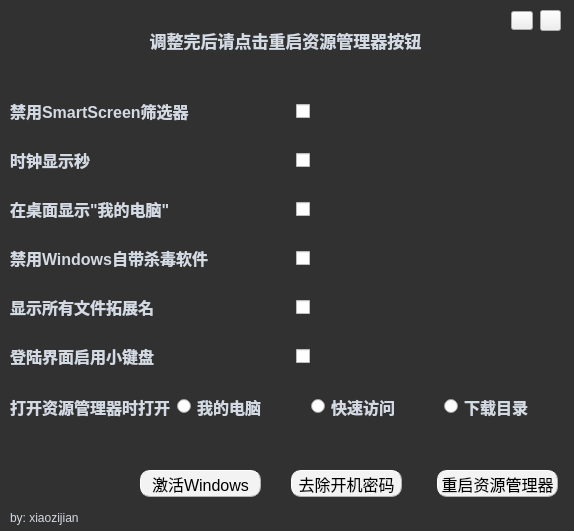
<?xml version="1.0" encoding="UTF-8"?>
<ui version="4.0">
 <class>MainWindow</class>
 <widget class="QMainWindow" name="MainWindow">
  <property name="geometry">
   <rect>
    <x>0</x>
    <y>0</y>
    <width>574</width>
    <height>531</height>
   </rect>
  </property>
  <property name="minimumSize">
   <size>
    <width>574</width>
    <height>531</height>
   </size>
  </property>
  <property name="windowTitle">
   <string>MainWindow</string>
  </property>
  <property name="windowIcon">
   <iconset resource="activate.qrc">
    <normaloff>:/icon/C:/Users/a9149/Desktop/icon.png</normaloff>:/icon/C:/Users/a9149/Desktop/icon.png</iconset>
  </property>
  <property name="styleSheet">
   <string notr="true">/*
ManjaroMix Style Sheet for QT Applications
Author: Jaime A. Quiroga P.
Company: GTRONICK
Last updated: 25/02/2020, 15:42.
Available at: https://github.com/GTRONICK/QSS/blob/master/ManjaroMix.qss
*/

QMainWindow {
	background-color: rgb(49, 49, 49);
	border-radius:20px;

}
QMessageBox {
    background-color: rgb(49, 49, 49);
	border-radius:20px;
}

QMessageBox QLabel {
    color: #d3dae3;
}
QCalendar {
	background-color: rgb(49, 49, 49);
}
QTextEdit {
	border-width: 1px;
	border-style: solid;
	border-color: #4fa08b;
	background-color: #222b2e;
	color: #d3dae3;
}
QPlainTextEdit {
	border-width: 1px;
	border-style: solid;
	border-color: #4fa08b;
	background-color: #222b2e;
	color: #d3dae3;
}
QToolButton {
	border-style: solid;
	border-top-color: qlineargradient(spread:pad, x1:0.5, y1:1, x2:0.5, y2:0, stop:0 rgb(215, 215, 215), stop:1 rgb(222, 222, 222));
	border-right-color: qlineargradient(spread:pad, x1:0, y1:0.5, x2:1, y2:0.5, stop:0 rgb(217, 217, 217), stop:1 rgb(227, 227, 227));
	border-left-color: qlineargradient(spread:pad, x1:0, y1:0.5, x2:1, y2:0.5, stop:0 rgb(227, 227, 227), stop:1 rgb(217, 217, 217));
	border-bottom-color: qlineargradient(spread:pad, x1:0.5, y1:1, x2:0.5, y2:0, stop:0 rgb(215, 215, 215), stop:1 rgb(222, 222, 222));
	border-width: 1px;
	border-radius: 5px;
	color: #d3dae3;
	padding: 2px;
	background-color: rgb(255,255,255);
}
QToolButton:hover{
	border-style: solid;
	border-top-color: qlineargradient(spread:pad, x1:0.5, y1:1, x2:0.5, y2:0, stop:0 rgb(195, 195, 195), stop:1 rgb(222, 222, 222));
	border-right-color: qlineargradient(spread:pad, x1:0, y1:0.5, x2:1, y2:0.5, stop:0 rgb(197, 197, 197), stop:1 rgb(227, 227, 227));
	border-left-color: qlineargradient(spread:pad, x1:0, y1:0.5, x2:1, y2:0.5, stop:0 rgb(227, 227, 227), stop:1 rgb(197, 197, 197));
	border-bottom-color: qlineargradient(spread:pad, x1:0.5, y1:1, x2:0.5, y2:0, stop:0 rgb(195, 195, 195), stop:1 rgb(222, 222, 222));
	border-width: 1px;
	border-radius: 5px;
	color: rgb(0,0,0);
	padding: 2px;
	background-color: rgb(255,255,255);
}
QToolButton:pressed{
	border-style: solid;
	border-top-color: qlineargradient(spread:pad, x1:0.5, y1:1, x2:0.5, y2:0, stop:0 rgb(215, 215, 215), stop:1 rgb(222, 222, 222));
	border-right-color: qlineargradient(spread:pad, x1:0, y1:0.5, x2:1, y2:0.5, stop:0 rgb(217, 217, 217), stop:1 rgb(227, 227, 227));
	border-left-color: qlineargradient(spread:pad, x1:0, y1:0.5, x2:1, y2:0.5, stop:0 rgb(227, 227, 227), stop:1 rgb(217, 217, 217));
	border-bottom-color: qlineargradient(spread:pad, x1:0.5, y1:1, x2:0.5, y2:0, stop:0 rgb(215, 215, 215), stop:1 rgb(222, 222, 222));
	border-width: 1px;
	border-radius: 5px;
	color: rgb(0,0,0);
	padding: 2px;
	background-color: rgb(142,142,142);
}

QLineEdit {
	border-width: 1px;
	border-style: solid;
	border-color: #4fa08b;
	background-color: #222b2e;
	color: #d3dae3;
}
QLabel {
	color: #d3dae3;
}
QLCDNumber {
	color: #4d9b87;
}
QProgressBar {
	text-align: center;
	color: #d3dae3;
	border-radius: 10px;
	border-color: transparent;
	border-style: solid;
	background-color: #52595d;
}
QProgressBar::chunk {
	background-color: #214037	;
	border-radius: 10px;
}
QMenuBar {
	background-color: rgb(49, 49, 49);
}
QMenuBar::item {
	color: #d3dae3;
  	spacing: 3px;
  	padding: 1px 4px;
	background-color: rgb(49, 49, 49);
}

QMenuBar::item:selected {
  	background-color: #252a2e;
	color: #FFFFFF;
}
QMenu {
	background-color: rgb(49, 49, 49);
}
QMenu::item:selected {
	background-color: #252a2e;
	color: #FFFFFF;
}
QMenu::item {
	color: #d3dae3;
	background-color: rgb(49, 49, 49);
}
QTabWidget {
	color:rgb(0,0,0);
	background-color:#000000;
}
QTabWidget::pane {
		border-color: #050a0e;
		background-color: #1e282c;
		border-style: solid;
		border-width: 1px;
    	border-bottom-left-radius: 4px;
		border-bottom-right-radius: 4px;
}
QTabBar::tab:first {
	border-style: solid;
	border-left-width:1px;
	border-right-width:0px;
	border-top-width:1px;
	border-bottom-width:0px;
	border-top-color: #050a0e;
	border-left-color: #050a0e;
	border-bottom-color: #050a0e;
	border-top-left-radius: 4px;
	color: #d3dae3;
	padding: 3px;
	margin-left:0px;
	background-color: rgb(49, 49, 49);
}
QTabBar::tab:last {
	border-style: solid;
	border-top-width:1px;
	border-left-width:1px;
	border-right-width:1px;
	border-bottom-width:0px;
	border-color: #050a0e;
	border-top-right-radius: 4px;
	color: #d3dae3;
	padding: 3px;
	margin-left:0px;
	background-color: rgb(49, 49, 49);
}
QTabBar::tab {
	border-style: solid;
	border-top-width:1px;
	border-bottom-width:0px;
	border-left-width:1px;
	border-top-color: #050a0e;
	border-left-color: #050a0e;
	border-bottom-color: #050a0e;
	color: #d3dae3;
	padding: 3px;
	margin-left:0px;
	background-color: rgb(49, 49, 49);
}
QTabBar::tab:selected, QTabBar::tab:last:selected, QTabBar::tab:hover {
  	border-style: solid;
  	border-left-width:1px;
	border-bottom-width:0px;
	border-right-color: transparent;
	border-top-color: #050a0e;
	border-left-color: #050a0e;
	border-bottom-color: #050a0e;
	color: #FFFFFF;
	padding: 3px;
	margin-left:0px;
	background-color: #1e282c;
}

QTabBar::tab:selected, QTabBar::tab:first:selected, QTabBar::tab:hover {
  	border-style: solid;
  	border-left-width:1px;
  	border-bottom-width:0px;
  	border-top-width:1px;
	border-right-color: transparent;
	border-top-color: #050a0e;
	border-left-color: #050a0e;
	border-bottom-color: #050a0e;
	color: #FFFFFF;
	padding: 3px;
	margin-left:0px;
	background-color: #1e282c;
}

QCheckBox {
	color: #d3dae3;
	padding: 2px;
}
QCheckBox:disabled {
	color: #808086;
	padding: 2px;
}

QCheckBox:hover {
   	width: 80px;
    height: 35px;
	border-radius:4px;
	border-style:solid;
	padding-left: 1px;
	padding-right: 1px;
	padding-bottom: 1px;
	padding-top: 1px;
	border-width:1px;
	border-color: transparent;
}
QCheckBox::indicator:checked {
	border-image: url(:/icon/C:/Users/a9149/Desktop/On.png);
	width: 80px;
    height: 35px;
}
QCheckBox::indicator:unchecked {
	border-image: url(:/icon/C:/Users/a9149/Desktop/Off.png);
	width: 80px;
    height: 35px;
}
QRadioButton {
	color: #d3dae3;
	padding: 1px;
}
QRadioButton::indicator:checked {
	border-image: url(:/icon/C:/Users/a9149/Desktop/selected.png);
	height: 50px;
	width: 48px;
	
}
QRadioButton::indicator:!checked {
	border-image: url(:/icon/C:/Users/a9149/Desktop/deselected.png);
	height: 50px;
	width: 48px;
}
QStatusBar {
	color:#027f7f;
}
QSpinBox {
	color: #d3dae3;
	background-color: #222b2e;
	border-width: 1px;
	border-style: solid;
	border-color: #4fa08b;
}
QDoubleSpinBox {
	color: #d3dae3;
	background-color: #222b2e;
	border-width: 1px;
	border-style: solid;
	border-color: #4fa08b;
}
QTimeEdit {
	color: #d3dae3;
	background-color: #222b2e;
	border-width: 1px;
	border-style: solid;
	border-color: #4fa08b;
}
QDateTimeEdit {
	color: #d3dae3;
	background-color: #222b2e;
	border-width: 1px;
	border-style: solid;
	border-color: #4fa08b;
}
QDateEdit {
	color: #d3dae3;
	background-color: #222b2e;
	border-width: 1px;
	border-style: solid;
	border-color: #4fa08b;
}
QFontComboBox {
	color: #d3dae3;
	background-color: #222b2e;
	border-width: 1px;
	border-style: solid;
	border-color: #4fa08b;
}
QComboBox {
	color: #d3dae3;
	background-color: #222b2e;
	border-width: 1px;
	border-style: solid;
	border-color: #4fa08b;
}

QDial {
	background: #16a085;
}

QToolBox {
	color: #a9b7c6;
	background-color: #222b2e;
}
QToolBox::tab {
	color: #a9b7c6;
	background-color:#222b2e;
}
QToolBox::tab:selected {
	color: #FFFFFF;
	background-color:#222b2e;
}
QScrollArea {
	color: #FFFFFF;
	background-color:#222b2e;
}
QSlider::groove:horizontal {
	height: 5px;
	background-color: #52595d;
}
QSlider::groove:vertical {
	width: 5px;
	background-color: #52595d;
}
QSlider::handle:horizontal {
	background: #1a2224;
	border-style: solid;
	border-width: 1px;
	border-color: rgb(207,207,207);
	width: 12px;
	margin: -5px 0;
	border-radius: 7px;
}
QSlider::handle:vertical {
	background: #1a2224;
	border-style: solid;
	border-width: 1px;
	border-color: rgb(207,207,207);
	height: 12px;
	margin: 0 -5px;
	border-radius: 7px;
}
QSlider::add-page:horizontal {
    background: #52595d;
}
QSlider::add-page:vertical {
    background: #52595d;
}
QSlider::sub-page:horizontal {
    background-color: #15433a;
}
QSlider::sub-page:vertical {
    background-color: #15433a;
}
QScrollBar:horizontal {
	max-height: 10px;
	border: 1px transparent grey;
	margin: 0px 20px 0px 20px;
	background: transparent;
}
QScrollBar:vertical {
	max-width: 10px;
	border: 1px transparent grey;
	margin: 20px 0px 20px 0px;
	background: transparent;
}
QScrollBar::handle:horizontal {
	background: #52595d;
	border-style: transparent;
	border-radius: 4px;
	min-width: 25px;
}
QScrollBar::handle:horizontal:hover {
	background: #58a492;
	border-style: transparent;
	border-radius: 4px;
	min-width: 25px;
}
QScrollBar::handle:vertical {
	background: #52595d;
	border-style: transparent;
	border-radius: 4px;
	min-height: 25px;
}
QScrollBar::handle:vertical:hover {
	background: #58a492;
	border-style: transparent;
	border-radius: 4px;
	min-height: 25px;
}
QScrollBar::add-line:horizontal {
   border: 2px transparent grey;
   border-top-right-radius: 4px;
   border-bottom-right-radius: 4px;
   background: #15433a;
   width: 20px;
   subcontrol-position: right;
   subcontrol-origin: margin;
}
QScrollBar::add-line:horizontal:pressed {
   border: 2px transparent grey;
   border-top-right-radius: 4px;
   border-bottom-right-radius: 4px;
   background: rgb(181,181,181);
   width: 20px;
   subcontrol-position: right;
   subcontrol-origin: margin;
}
QScrollBar::add-line:vertical {
   border: 2px transparent grey;
   border-bottom-left-radius: 4px;
   border-bottom-right-radius: 4px;
   background: #15433a;
   height: 20px;
   subcontrol-position: bottom;
   subcontrol-origin: margin;
}
QScrollBar::add-line:vertical:pressed {
   border: 2px transparent grey;
   border-bottom-left-radius: 4px;
   border-bottom-right-radius: 4px;
   background: rgb(181,181,181);
   height: 20px;
   subcontrol-position: bottom;
   subcontrol-origin: margin;
}
QScrollBar::sub-line:horizontal {
   border: 2px transparent grey;
   border-top-left-radius: 4px;
   border-bottom-left-radius: 4px;
   background: #15433a;
   width: 20px;
   subcontrol-position: left;
   subcontrol-origin: margin;
}
QScrollBar::sub-line:horizontal:pressed {
   border: 2px transparent grey;
   border-top-left-radius: 4px;
   border-bottom-left-radius: 4px;
   background: rgb(181,181,181);
   width: 20px;
   subcontrol-position: left;
   subcontrol-origin: margin;
}
QScrollBar::sub-line:vertical {
   border: 2px transparent grey;
   border-top-left-radius: 4px;
   border-top-right-radius: 4px;
   background: #15433a;
   height: 20px;
   subcontrol-position: top;
   subcontrol-origin: margin;
}
QScrollBar::sub-line:vertical:pressed {
   border: 2px transparent grey;
   border-top-left-radius: 4px;
   border-top-right-radius: 4px;
   background: rgb(181,181,181);
   height: 20px;
   subcontrol-position: top;
   subcontrol-origin: margin;
}

QScrollBar::add-page:horizontal, QScrollBar::sub-page:horizontal {
   background: none;
}
QScrollBar::add-page:vertical, QScrollBar::sub-page:vertical {
   background: none;
}</string>
  </property>
  <widget class="QWidget" name="centralwidget">
   <widget class="QPushButton" name="pushButton">
    <property name="geometry">
     <rect>
      <x>437</x>
      <y>470</y>
      <width>121</width>
      <height>27</height>
     </rect>
    </property>
    <property name="font">
     <font>
      <pointsize>12</pointsize>
     </font>
    </property>
    <property name="styleSheet">
     <string notr="true">QPushButton {
	
    border: 1px solid #B0B0B0;
    border-radius: 10px;
	background-color: rgb(243, 243, 243);
    padding: 1px 4px;
    min-width: 50px;
    min-height: 16px;
	border-style:outset;  
	color:rgb(0, 0, 0)
}

QPushButton:hover{
    background-color: #8BF;
    border-color: #59F;
}

QPushButton:pressed
{
    border-width: 1px;      
    background-color: #59F;
    border-color: #B0B0B0;
	border-style:inset;
}

QPushButton:focus, QPushButton:default {
    border-color: #EA2; /* make the default button prominent */
}</string>
    </property>
    <property name="text">
     <string>重启资源管理器</string>
    </property>
   </widget>
   <widget class="QWidget" name="layoutWidget">
    <property name="geometry">
     <rect>
      <x>10</x>
      <y>80</y>
      <width>561</width>
      <height>361</height>
     </rect>
    </property>
    <property name="font">
     <font>
      <pointsize>12</pointsize>
     </font>
    </property>
    <layout class="QVBoxLayout" name="verticalLayout">
     <item>
      <layout class="QHBoxLayout" name="horizontalLayout">
       <item>
        <widget class="QLabel" name="label_5">
         <property name="font">
          <font>
           <pointsize>12</pointsize>
           <bold>true</bold>
          </font>
         </property>
         <property name="toolTip">
          <string>&lt;html&gt;&lt;head/&gt;&lt;body&gt;&lt;p&gt;浏览器将不再阻止你下载任何文件&lt;/p&gt;&lt;/body&gt;&lt;/html&gt;</string>
         </property>
         <property name="text">
          <string>禁用SmartScreen筛选器</string>
         </property>
        </widget>
       </item>
       <item>
        <widget class="QCheckBox" name="checkBox_4">
         <property name="font">
          <font>
           <pointsize>12</pointsize>
          </font>
         </property>
         <property name="text">
          <string/>
         </property>
        </widget>
       </item>
      </layout>
     </item>
     <item>
      <layout class="QHBoxLayout" name="horizontalLayout_2">
       <item>
        <widget class="QLabel" name="label_2">
         <property name="font">
          <font>
           <pointsize>12</pointsize>
           <bold>true</bold>
          </font>
         </property>
         <property name="toolTip">
          <string>&lt;html&gt;&lt;head/&gt;&lt;body&gt;&lt;p&gt;任务栏时钟将显示秒&lt;/p&gt;&lt;/body&gt;&lt;/html&gt;</string>
         </property>
         <property name="text">
          <string>时钟显示秒</string>
         </property>
        </widget>
       </item>
       <item>
        <widget class="QCheckBox" name="checkBox">
         <property name="font">
          <font>
           <pointsize>12</pointsize>
          </font>
         </property>
         <property name="text">
          <string/>
         </property>
        </widget>
       </item>
      </layout>
     </item>
     <item>
      <layout class="QHBoxLayout" name="horizontalLayout_3">
       <item>
        <widget class="QLabel" name="label_3">
         <property name="font">
          <font>
           <pointsize>12</pointsize>
           <bold>true</bold>
          </font>
         </property>
         <property name="text">
          <string>在桌面显示&quot;我的电脑&quot;</string>
         </property>
        </widget>
       </item>
       <item>
        <widget class="QCheckBox" name="checkBox_2">
         <property name="font">
          <font>
           <pointsize>12</pointsize>
          </font>
         </property>
         <property name="text">
          <string/>
         </property>
        </widget>
       </item>
      </layout>
     </item>
     <item>
      <layout class="QHBoxLayout" name="horizontalLayout_4">
       <item>
        <widget class="QLabel" name="label_4">
         <property name="font">
          <font>
           <pointsize>12</pointsize>
           <bold>true</bold>
          </font>
         </property>
         <property name="text">
          <string>禁用Windows自带杀毒软件</string>
         </property>
        </widget>
       </item>
       <item>
        <widget class="QCheckBox" name="checkBox_3">
         <property name="font">
          <font>
           <pointsize>12</pointsize>
          </font>
         </property>
         <property name="text">
          <string/>
         </property>
        </widget>
       </item>
      </layout>
     </item>
     <item>
      <layout class="QHBoxLayout" name="horizontalLayout_5">
       <item>
        <widget class="QLabel" name="label_7">
         <property name="font">
          <font>
           <pointsize>12</pointsize>
           <bold>true</bold>
          </font>
         </property>
         <property name="text">
          <string>显示所有文件拓展名</string>
         </property>
        </widget>
       </item>
       <item>
        <widget class="QCheckBox" name="checkBox_6">
         <property name="font">
          <font>
           <pointsize>12</pointsize>
          </font>
         </property>
         <property name="styleSheet">
          <string notr="true"/>
         </property>
         <property name="text">
          <string/>
         </property>
        </widget>
       </item>
      </layout>
     </item>
     <item>
      <layout class="QHBoxLayout" name="horizontalLayout_6">
       <item>
        <widget class="QLabel" name="label_6">
         <property name="font">
          <font>
           <pointsize>12</pointsize>
           <bold>true</bold>
          </font>
         </property>
         <property name="text">
          <string>登陆界面启用小键盘</string>
         </property>
        </widget>
       </item>
       <item>
        <widget class="QCheckBox" name="checkBox_5">
         <property name="font">
          <font>
           <pointsize>12</pointsize>
          </font>
         </property>
         <property name="text">
          <string/>
         </property>
        </widget>
       </item>
      </layout>
     </item>
     <item>
      <layout class="QHBoxLayout" name="horizontalLayout_7">
       <item>
        <widget class="QLabel" name="label">
         <property name="font">
          <font>
           <pointsize>12</pointsize>
           <bold>true</bold>
          </font>
         </property>
         <property name="toolTip">
          <string>&lt;html&gt;&lt;head/&gt;&lt;body&gt;&lt;p&gt;点击文件资源管理器时将直接打开你选择的页面&lt;/p&gt;&lt;/body&gt;&lt;/html&gt;</string>
         </property>
         <property name="whatsThis">
          <string>&lt;html&gt;&lt;head/&gt;&lt;body&gt;&lt;p&gt;&lt;br/&gt;&lt;/p&gt;&lt;/body&gt;&lt;/html&gt;</string>
         </property>
         <property name="text">
          <string>打开资源管理器时打开</string>
         </property>
        </widget>
       </item>
       <item>
        <widget class="QRadioButton" name="radioButton">
         <property name="font">
          <font>
           <pointsize>12</pointsize>
           <bold>true</bold>
          </font>
         </property>
         <property name="text">
          <string>我的电脑</string>
         </property>
        </widget>
       </item>
       <item>
        <widget class="QRadioButton" name="radioButton_2">
         <property name="font">
          <font>
           <pointsize>12</pointsize>
           <bold>true</bold>
          </font>
         </property>
         <property name="text">
          <string>快速访问</string>
         </property>
        </widget>
       </item>
       <item>
        <widget class="QRadioButton" name="radioButton_3">
         <property name="enabled">
          <bool>true</bool>
         </property>
         <property name="font">
          <font>
           <pointsize>12</pointsize>
           <bold>true</bold>
          </font>
         </property>
         <property name="text">
          <string>下载目录</string>
         </property>
        </widget>
       </item>
      </layout>
     </item>
    </layout>
   </widget>
   <widget class="QPushButton" name="pushButton_2">
    <property name="geometry">
     <rect>
      <x>291</x>
      <y>470</y>
      <width>111</width>
      <height>27</height>
     </rect>
    </property>
    <property name="font">
     <font>
      <pointsize>12</pointsize>
     </font>
    </property>
    <property name="styleSheet">
     <string notr="true">QPushButton {
	
    border: 1px solid #B0B0B0;
    border-radius: 10px;
	background-color: rgb(243, 243, 243);
    padding: 1px 4px;
    min-width: 50px;
    min-height: 16px;
	border-style:outset;  
	color:rgb(0, 0, 0)
}

QPushButton:hover{
    background-color: #8BF;
    border-color: #59F;
}

QPushButton:pressed
{
    border-width: 1px;      
    background-color: #59F;
    border-color: #B0B0B0;
	border-style:inset;
}

QPushButton:focus, QPushButton:default {
    border-color: #EA2; /* make the default button prominent */
}</string>
    </property>
    <property name="text">
     <string>去除开机密码</string>
    </property>
   </widget>
   <widget class="QLabel" name="label_8">
    <property name="geometry">
     <rect>
      <x>10</x>
      <y>510</y>
      <width>81</width>
      <height>16</height>
     </rect>
    </property>
    <property name="text">
     <string>by: xiaozijian</string>
    </property>
   </widget>
   <widget class="QLabel" name="label_9">
    <property name="geometry">
     <rect>
      <x>140</x>
      <y>30</y>
      <width>291</width>
      <height>20</height>
     </rect>
    </property>
    <property name="font">
     <font>
      <pointsize>13</pointsize>
      <bold>true</bold>
     </font>
    </property>
    <property name="text">
     <string>调整完后请点击重启资源管理器按钮</string>
    </property>
    <property name="alignment">
     <set>Qt::AlignCenter</set>
    </property>
   </widget>
   <widget class="QPushButton" name="pushButton_3">
    <property name="geometry">
     <rect>
      <x>140</x>
      <y>470</y>
      <width>121</width>
      <height>27</height>
     </rect>
    </property>
    <property name="font">
     <font>
      <pointsize>12</pointsize>
      <bold>false</bold>
     </font>
    </property>
    <property name="styleSheet">
     <string notr="true">QPushButton {
	
    border: 1px solid #B0B0B0;
    border-radius: 10px;
	background-color: rgb(243, 243, 243);
    padding: 1px 4px;
    min-width: 50px;
    min-height: 16px;
	border-style:outset;  
	color:rgb(0, 0, 0)
}

QPushButton:hover{
    background-color: #8BF;
    border-color: #59F;
}

QPushButton:pressed
{
    border-width: 1px;      
    background-color: #59F;
    border-color: #B0B0B0;
	border-style:inset;
}

QPushButton:focus, QPushButton:default {
    border-color: #EA2; /* make the default button prominent */
}</string>
    </property>
    <property name="text">
     <string>激活Windows</string>
    </property>
   </widget>
   <widget class="QPushButton" name="pushButton_4">
    <property name="geometry">
     <rect>
      <x>540</x>
      <y>10</y>
      <width>21</width>
      <height>21</height>
     </rect>
    </property>
    <property name="sizePolicy">
     <sizepolicy hsizetype="Minimum" vsizetype="Minimum">
      <horstretch>0</horstretch>
      <verstretch>0</verstretch>
     </sizepolicy>
    </property>
    <property name="styleSheet">
     <string notr="true">QPushButton
{
    border-image: url(:/icon/C:/Users/a9149/Desktop/close.png);
	height: 60px;
	width: 60px;
}
QPushButton:hover
{
	border-image: url(:/icon/C:/Users/a9149/Desktop/closed.png);
	height: 60px;
	width: 60px;
}</string>
    </property>
    <property name="text">
     <string/>
    </property>
   </widget>
   <widget class="QPushButton" name="pushButton_5">
    <property name="geometry">
     <rect>
      <x>511</x>
      <y>11</y>
      <width>22</width>
      <height>19</height>
     </rect>
    </property>
    <property name="sizePolicy">
     <sizepolicy hsizetype="Minimum" vsizetype="Minimum">
      <horstretch>0</horstretch>
      <verstretch>0</verstretch>
     </sizepolicy>
    </property>
    <property name="styleSheet">
     <string notr="true">QPushButton
{
	
	border-image: url(:/icon/C:/Users/a9149/Desktop/mini.png);
}
QPushButton:hover
{
	
	border-image: url(:/icon/C:/Users/a9149/Desktop/mini-hover.png);
}</string>
    </property>
    <property name="text">
     <string/>
    </property>
   </widget>
  </widget>
  <action name="actionAbout">
   <property name="text">
    <string>关于</string>
   </property>
  </action>
 </widget>
 <resources>
  <include location="activate.qrc"/>
 </resources>
 <connections/>
</ui>
